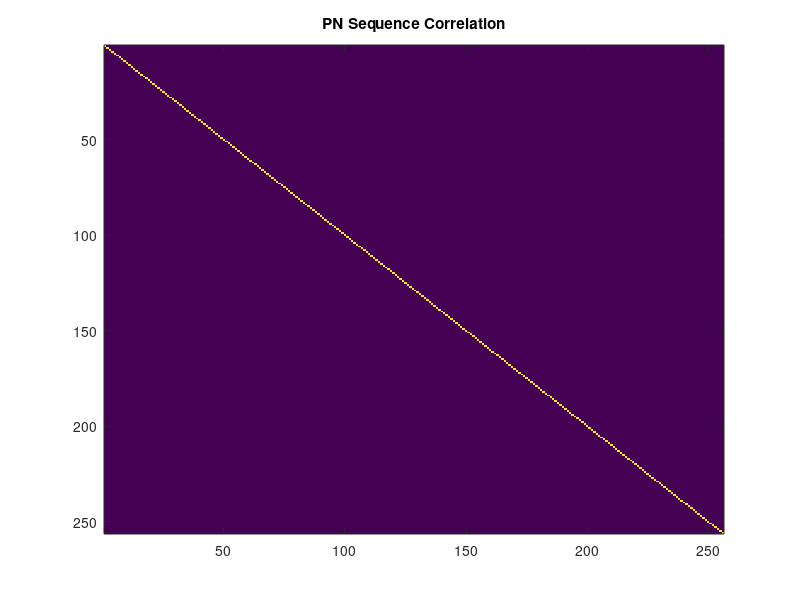

The MATLAB script that drew this image: (Note: this script raises an error after producing the figure.)
%% ECE 408 - Wireless Communications
% Project 3 - Spread Spectrum, Secret Messages, and Cat Videos
% Jack Langner - MATLAB 2019b
% Due April 1, 2020, whoops
%%
rxdata = load('Rcvd_Langner.mat');
rxdata = rxdata.Rcvd; % received data vector

FL = 255; % frame length
usf = 4; % up sample factor / university of southern Florida
n = 8;
initStates = de2bi((0:2^n-1).',n);
BPMS = NaN(2^n,2^n - 1); %BPSK modulated m sequence

for jj = 1:2^n
    Tseq = NaN(1,2^n-1); % place holder
    LFSR = initStates(jj,:);
    for ii = 1:2^n-1
        nxt = mod(sum(LFSR([1 2 7 8])),2);
        Tseq(ii) = LFSR(1);
        LFSR = [LFSR(2:end) nxt];
    end
    BPMS(jj,:) = 1-2*Tseq; % BPSK modulate the M sequence
end
% [sum(Mseq,2) sum(~Mseq,2)] % check to see if valid M seq
Rxcheck = BPMS*BPMS.'; % check autocorrelation of M seq
imagesc(Rxcheck) % visualize the autocorrelation of M seq
title('PN Sequence Correlation')
clear initStates LFSR nxt Tseq ii jj
%
usMS = zeros(2^n,FL*usf); %up sampled M seq
usMS(:,1:usf:end) = BPMS;
%
[B_RCOS, A_RCOS] = rcosine(1,4,'fir/sqrt',0.75);
%b = rcosdesign(0.75,6,4,'sqrt'); gives an equivalent filter

mfr = filter(B_RCOS,A_RCOS,rxdata);
%%
y = NaN(256,length(mfr));
for jj = 2:256
    y(jj,:) = abs(filter(fliplr(usMS(jj,:)),1,mfr));
end
%%
plot(y(129,:))
hold on
plot([1 length(y(129,:))],[240 240],'--k')
ylim([0 300])
title('PN and Data Correlation')
[~,ms] = max(y(:,1044)); % look in column 1044 based on advice from Timmy H
%plot(y)
%%
vc = [32 65:127]; %valid characters
P = "";
inds = find(y(ms,:)>240);
data = mfr(inds(1):inds(end)-1);

frames = length(data)/(FL*usf);
dsd = data.*repmat(usMS(ms,:),1,frames); %descambled data
ds2d = dsd(1:4:end); % down sampled, descrambled

ff = reshape(ds2d.',FL,[]);
fff = ff(1:192,:);

h = hadamard(8);
pc = NaN(frames,1);
for qq = 1:frames
    t1 = fff(:,qq);
    t2 = reshape(t1,8,[]);
    pc(qq) = mean(angle(mean(t2)));
    t3 = t2*exp(-1j*pc(qq));
    
    d1 = t3.'*h(:,6);
    d2 = zeros(size(d1));
    d2(real(d1)<0)=1;
    d3 = (reshape(d2,8,[])).';
    d4 = bi2de(d3,'right-msb');
    p = convertCharsToStrings(char(d4));
    P = strcat(P,p);
end
P
%%
pc2 = unwrap(pc);
chipRate = 1e6;
FR = chipRate/FL;
dpc2 = pc2(2:end)-pc2(1:end-1);
tm = (1/FR:1/FR:34/FR)*1e3;


plot(tm.',[pc2 pc].','-o','LineWidth',3)
title('Average Phase Frame to Frame')
legend('unwrapped','wrapped','Location','northwest','FontSize',20)
xlabel('time [ms]');ylabel('\theta [radians]')

figure
plot(tm(1:end-1),dpc2,'-o','LineWidth',3)
title('Derivative of Average Phase Frame to Frame')
xlabel('time [ms]');
ylabel('$$\frac{d\theta}{dt}$$ [radians/ms]','Interpreter','latex')

freq = (dpc2(1)*FR)/(2*pi)  